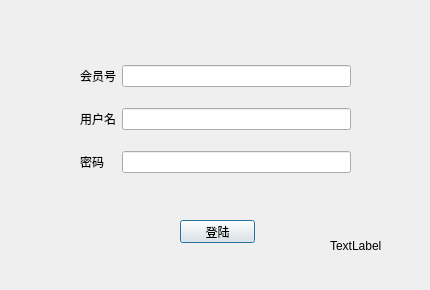
<?xml version="1.0" encoding="UTF-8"?>
<ui version="4.0">
 <class>Login_dialog</class>
 <widget class="QDialog" name="Login_dialog">
  <property name="windowModality">
   <enum>Qt::ApplicationModal</enum>
  </property>
  <property name="enabled">
   <bool>true</bool>
  </property>
  <property name="geometry">
   <rect>
    <x>0</x>
    <y>0</y>
    <width>430</width>
    <height>290</height>
   </rect>
  </property>
  <property name="focusPolicy">
   <enum>Qt::TabFocus</enum>
  </property>
  <property name="contextMenuPolicy">
   <enum>Qt::CustomContextMenu</enum>
  </property>
  <property name="acceptDrops">
   <bool>false</bool>
  </property>
  <property name="windowTitle">
   <string>Dialog</string>
  </property>
  <property name="autoFillBackground">
   <bool>false</bool>
  </property>
  <property name="sizeGripEnabled">
   <bool>false</bool>
  </property>
  <property name="modal">
   <bool>false</bool>
  </property>
  <widget class="QPushButton" name="pushButton">
   <property name="geometry">
    <rect>
     <x>180</x>
     <y>220</y>
     <width>75</width>
     <height>23</height>
    </rect>
   </property>
   <property name="text">
    <string>登陆</string>
   </property>
  </widget>
  <widget class="QLabel" name="login_status">
   <property name="geometry">
    <rect>
     <x>320</x>
     <y>260</y>
     <width>54</width>
     <height>12</height>
    </rect>
   </property>
   <property name="text">
    <string/>
   </property>
  </widget>
  <widget class="QWidget" name="layoutWidget">
   <property name="geometry">
    <rect>
     <x>80</x>
     <y>50</y>
     <width>271</width>
     <height>141</height>
    </rect>
   </property>
   <layout class="QGridLayout" name="gridLayout">
    <item row="0" column="0">
     <widget class="QLabel" name="label">
      <property name="text">
       <string>会员号</string>
      </property>
     </widget>
    </item>
    <item row="0" column="1">
     <widget class="QLineEdit" name="lineEdit">
      <property name="text">
       <string/>
      </property>
     </widget>
    </item>
    <item row="1" column="0">
     <widget class="QLabel" name="label_2">
      <property name="text">
       <string>用户名</string>
      </property>
     </widget>
    </item>
    <item row="1" column="1">
     <widget class="QLineEdit" name="lineEdit_2">
      <property name="text">
       <string/>
      </property>
     </widget>
    </item>
    <item row="2" column="0">
     <widget class="QLabel" name="label_3">
      <property name="text">
       <string>密码</string>
      </property>
     </widget>
    </item>
    <item row="2" column="1">
     <widget class="QLineEdit" name="lineEdit_3">
      <property name="text">
       <string/>
      </property>
     </widget>
    </item>
   </layout>
  </widget>
  <widget class="QLabel" name="label_4">
   <property name="geometry">
    <rect>
     <x>330</x>
     <y>240</y>
     <width>54</width>
     <height>12</height>
    </rect>
   </property>
   <property name="text">
    <string>TextLabel</string>
   </property>
  </widget>
 </widget>
 <resources/>
 <connections/>
</ui>
